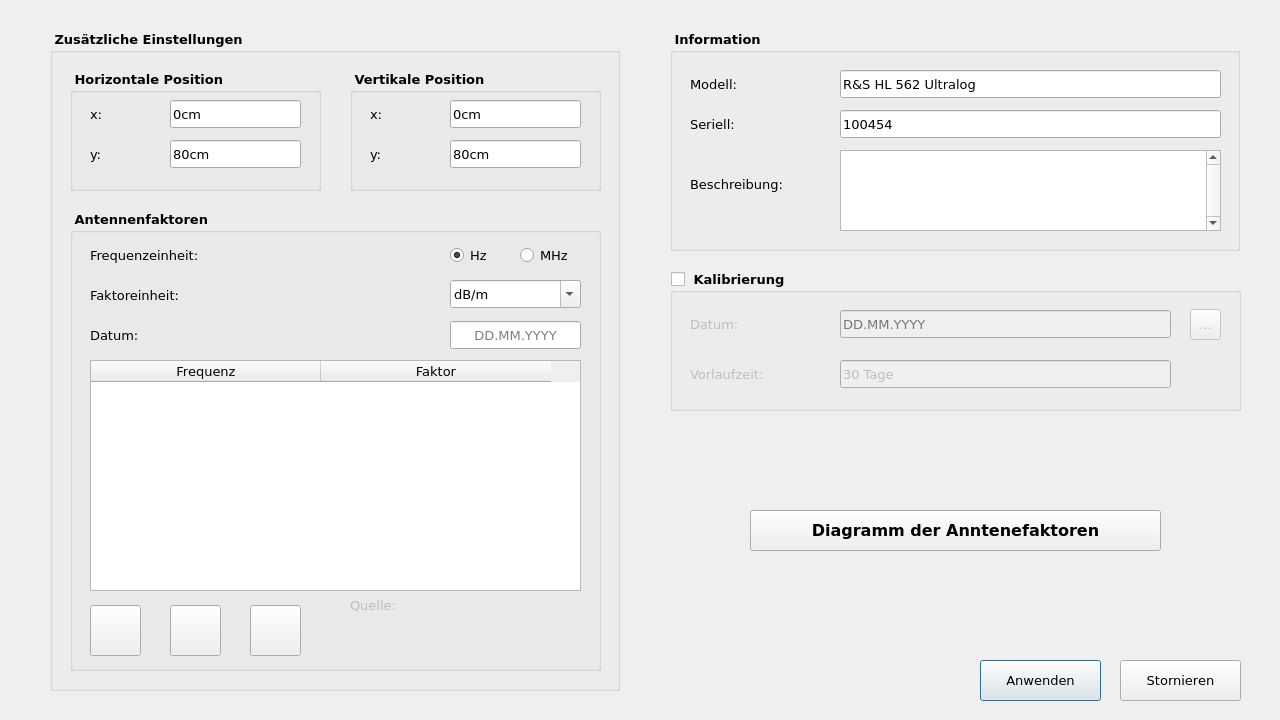
<?xml version="1.0" encoding="UTF-8"?>
<ui version="4.0">
 <class>EditAntenne</class>
 <widget class="QWidget" name="EditAntenne">
  <property name="windowModality">
   <enum>Qt::WindowModal</enum>
  </property>
  <property name="geometry">
   <rect>
    <x>0</x>
    <y>0</y>
    <width>1280</width>
    <height>720</height>
   </rect>
  </property>
  <property name="minimumSize">
   <size>
    <width>1280</width>
    <height>720</height>
   </size>
  </property>
  <property name="maximumSize">
   <size>
    <width>1280</width>
    <height>720</height>
   </size>
  </property>
  <property name="font">
   <font>
    <family>Verdana</family>
    <pointsize>10</pointsize>
   </font>
  </property>
  <property name="windowTitle">
   <string>Antenne bearbeiten</string>
  </property>
  <property name="windowIcon">
   <iconset>
    <normaloff>icon materials/3.png</normaloff>icon materials/3.png</iconset>
  </property>
  <widget class="QGroupBox" name="Information">
   <property name="enabled">
    <bool>true</bool>
   </property>
   <property name="geometry">
    <rect>
     <x>670</x>
     <y>30</y>
     <width>570</width>
     <height>221</height>
    </rect>
   </property>
   <property name="minimumSize">
    <size>
     <width>570</width>
     <height>221</height>
    </size>
   </property>
   <property name="maximumSize">
    <size>
     <width>570</width>
     <height>221</height>
    </size>
   </property>
   <property name="font">
    <font>
     <weight>75</weight>
     <bold>true</bold>
    </font>
   </property>
   <property name="title">
    <string> Information</string>
   </property>
   <property name="checkable">
    <bool>false</bool>
   </property>
   <widget class="QLabel" name="Seriell">
    <property name="geometry">
     <rect>
      <x>20</x>
      <y>80</y>
      <width>61</width>
      <height>28</height>
     </rect>
    </property>
    <property name="minimumSize">
     <size>
      <width>61</width>
      <height>28</height>
     </size>
    </property>
    <property name="maximumSize">
     <size>
      <width>61</width>
      <height>28</height>
     </size>
    </property>
    <property name="font">
     <font>
      <weight>50</weight>
      <bold>false</bold>
     </font>
    </property>
    <property name="text">
     <string>Seriell:</string>
    </property>
   </widget>
   <widget class="QLabel" name="Modell">
    <property name="geometry">
     <rect>
      <x>20</x>
      <y>40</y>
      <width>71</width>
      <height>28</height>
     </rect>
    </property>
    <property name="minimumSize">
     <size>
      <width>71</width>
      <height>28</height>
     </size>
    </property>
    <property name="maximumSize">
     <size>
      <width>71</width>
      <height>28</height>
     </size>
    </property>
    <property name="font">
     <font>
      <weight>50</weight>
      <bold>false</bold>
     </font>
    </property>
    <property name="text">
     <string>Modell:</string>
    </property>
   </widget>
   <widget class="QLabel" name="Beschreibung">
    <property name="geometry">
     <rect>
      <x>20</x>
      <y>140</y>
      <width>131</width>
      <height>28</height>
     </rect>
    </property>
    <property name="minimumSize">
     <size>
      <width>131</width>
      <height>28</height>
     </size>
    </property>
    <property name="maximumSize">
     <size>
      <width>131</width>
      <height>28</height>
     </size>
    </property>
    <property name="font">
     <font>
      <weight>50</weight>
      <bold>false</bold>
     </font>
    </property>
    <property name="text">
     <string>Beschreibung:</string>
    </property>
   </widget>
   <widget class="QLineEdit" name="ModellEdit">
    <property name="geometry">
     <rect>
      <x>170</x>
      <y>40</y>
      <width>381</width>
      <height>28</height>
     </rect>
    </property>
    <property name="minimumSize">
     <size>
      <width>381</width>
      <height>28</height>
     </size>
    </property>
    <property name="maximumSize">
     <size>
      <width>381</width>
      <height>28</height>
     </size>
    </property>
    <property name="font">
     <font>
      <weight>50</weight>
      <bold>false</bold>
     </font>
    </property>
    <property name="text">
     <string>R&amp;S HL 562 Ultralog</string>
    </property>
   </widget>
   <widget class="QLineEdit" name="SeriellEdit">
    <property name="geometry">
     <rect>
      <x>170</x>
      <y>80</y>
      <width>381</width>
      <height>28</height>
     </rect>
    </property>
    <property name="minimumSize">
     <size>
      <width>381</width>
      <height>28</height>
     </size>
    </property>
    <property name="maximumSize">
     <size>
      <width>381</width>
      <height>28</height>
     </size>
    </property>
    <property name="font">
     <font>
      <weight>50</weight>
      <bold>false</bold>
     </font>
    </property>
    <property name="text">
     <string>100454</string>
    </property>
   </widget>
   <widget class="QTextEdit" name="BeschreibungEdit">
    <property name="geometry">
     <rect>
      <x>170</x>
      <y>120</y>
      <width>381</width>
      <height>81</height>
     </rect>
    </property>
    <property name="minimumSize">
     <size>
      <width>381</width>
      <height>81</height>
     </size>
    </property>
    <property name="maximumSize">
     <size>
      <width>381</width>
      <height>81</height>
     </size>
    </property>
    <property name="font">
     <font>
      <weight>50</weight>
      <bold>false</bold>
     </font>
    </property>
    <property name="verticalScrollBarPolicy">
     <enum>Qt::ScrollBarAlwaysOn</enum>
    </property>
    <property name="horizontalScrollBarPolicy">
     <enum>Qt::ScrollBarAlwaysOff</enum>
    </property>
   </widget>
  </widget>
  <widget class="QGroupBox" name="Kalibrierung">
   <property name="geometry">
    <rect>
     <x>670</x>
     <y>270</y>
     <width>571</width>
     <height>141</height>
    </rect>
   </property>
   <property name="minimumSize">
    <size>
     <width>571</width>
     <height>141</height>
    </size>
   </property>
   <property name="maximumSize">
    <size>
     <width>571</width>
     <height>141</height>
    </size>
   </property>
   <property name="font">
    <font>
     <weight>75</weight>
     <bold>true</bold>
    </font>
   </property>
   <property name="title">
    <string> Kalibrierung</string>
   </property>
   <property name="checkable">
    <bool>true</bool>
   </property>
   <property name="checked">
    <bool>false</bool>
   </property>
   <widget class="QLineEdit" name="DatumEdit">
    <property name="geometry">
     <rect>
      <x>170</x>
      <y>40</y>
      <width>331</width>
      <height>28</height>
     </rect>
    </property>
    <property name="minimumSize">
     <size>
      <width>331</width>
      <height>28</height>
     </size>
    </property>
    <property name="maximumSize">
     <size>
      <width>331</width>
      <height>28</height>
     </size>
    </property>
    <property name="font">
     <font>
      <weight>50</weight>
      <bold>false</bold>
     </font>
    </property>
    <property name="layoutDirection">
     <enum>Qt::LeftToRight</enum>
    </property>
    <property name="text">
     <string/>
    </property>
    <property name="placeholderText">
     <string>DD.MM.YYYY</string>
    </property>
   </widget>
   <widget class="QToolButton" name="toolButton">
    <property name="geometry">
     <rect>
      <x>520</x>
      <y>39</y>
      <width>31</width>
      <height>31</height>
     </rect>
    </property>
    <property name="font">
     <font>
      <weight>50</weight>
      <bold>false</bold>
     </font>
    </property>
    <property name="text">
     <string>...</string>
    </property>
    <property name="icon">
     <iconset>
      <selectedon>icon materials/15.png</selectedon>
     </iconset>
    </property>
    <property name="iconSize">
     <size>
      <width>40</width>
      <height>40</height>
     </size>
    </property>
   </widget>
   <widget class="QLabel" name="Vorlaufzeit">
    <property name="geometry">
     <rect>
      <x>20</x>
      <y>90</y>
      <width>111</width>
      <height>28</height>
     </rect>
    </property>
    <property name="minimumSize">
     <size>
      <width>111</width>
      <height>28</height>
     </size>
    </property>
    <property name="maximumSize">
     <size>
      <width>111</width>
      <height>28</height>
     </size>
    </property>
    <property name="font">
     <font>
      <weight>50</weight>
      <bold>false</bold>
     </font>
    </property>
    <property name="text">
     <string>Vorlaufzeit:</string>
    </property>
   </widget>
   <widget class="QLineEdit" name="VorlaufzeitEdit">
    <property name="geometry">
     <rect>
      <x>170</x>
      <y>90</y>
      <width>331</width>
      <height>28</height>
     </rect>
    </property>
    <property name="minimumSize">
     <size>
      <width>331</width>
      <height>28</height>
     </size>
    </property>
    <property name="maximumSize">
     <size>
      <width>331</width>
      <height>28</height>
     </size>
    </property>
    <property name="font">
     <font>
      <weight>50</weight>
      <bold>false</bold>
     </font>
    </property>
    <property name="text">
     <string>30 Tage</string>
    </property>
   </widget>
   <widget class="QLabel" name="Datum">
    <property name="geometry">
     <rect>
      <x>20</x>
      <y>40</y>
      <width>71</width>
      <height>28</height>
     </rect>
    </property>
    <property name="minimumSize">
     <size>
      <width>71</width>
      <height>28</height>
     </size>
    </property>
    <property name="maximumSize">
     <size>
      <width>71</width>
      <height>28</height>
     </size>
    </property>
    <property name="font">
     <font>
      <weight>50</weight>
      <bold>false</bold>
     </font>
    </property>
    <property name="text">
     <string>Datum:</string>
    </property>
   </widget>
  </widget>
  <widget class="QGroupBox" name="Einstellungen">
   <property name="geometry">
    <rect>
     <x>50</x>
     <y>30</y>
     <width>570</width>
     <height>661</height>
    </rect>
   </property>
   <property name="minimumSize">
    <size>
     <width>570</width>
     <height>661</height>
    </size>
   </property>
   <property name="maximumSize">
    <size>
     <width>570</width>
     <height>661</height>
    </size>
   </property>
   <property name="font">
    <font>
     <weight>75</weight>
     <bold>true</bold>
    </font>
   </property>
   <property name="title">
    <string> Zusätzliche Einstellungen</string>
   </property>
   <widget class="QGroupBox" name="vertikal">
    <property name="geometry">
     <rect>
      <x>300</x>
      <y>40</y>
      <width>251</width>
      <height>121</height>
     </rect>
    </property>
    <property name="minimumSize">
     <size>
      <width>251</width>
      <height>121</height>
     </size>
    </property>
    <property name="maximumSize">
     <size>
      <width>251</width>
      <height>121</height>
     </size>
    </property>
    <property name="title">
     <string> Vertikale Position</string>
    </property>
    <widget class="QLabel" name="VX">
     <property name="geometry">
      <rect>
       <x>20</x>
       <y>30</y>
       <width>21</width>
       <height>28</height>
      </rect>
     </property>
     <property name="minimumSize">
      <size>
       <width>21</width>
       <height>28</height>
      </size>
     </property>
     <property name="maximumSize">
      <size>
       <width>21</width>
       <height>28</height>
      </size>
     </property>
     <property name="font">
      <font>
       <weight>50</weight>
       <bold>false</bold>
      </font>
     </property>
     <property name="text">
      <string>x:</string>
     </property>
    </widget>
    <widget class="QLineEdit" name="VXEdit">
     <property name="geometry">
      <rect>
       <x>100</x>
       <y>30</y>
       <width>131</width>
       <height>28</height>
      </rect>
     </property>
     <property name="minimumSize">
      <size>
       <width>131</width>
       <height>28</height>
      </size>
     </property>
     <property name="maximumSize">
      <size>
       <width>131</width>
       <height>28</height>
      </size>
     </property>
     <property name="font">
      <font>
       <weight>50</weight>
       <bold>false</bold>
      </font>
     </property>
     <property name="text">
      <string>0cm</string>
     </property>
    </widget>
   </widget>
   <widget class="QGroupBox" name="horizontal">
    <property name="geometry">
     <rect>
      <x>20</x>
      <y>40</y>
      <width>251</width>
      <height>121</height>
     </rect>
    </property>
    <property name="minimumSize">
     <size>
      <width>251</width>
      <height>121</height>
     </size>
    </property>
    <property name="maximumSize">
     <size>
      <width>251</width>
      <height>121</height>
     </size>
    </property>
    <property name="title">
     <string> Horizontale Position</string>
    </property>
    <widget class="QLabel" name="HX">
     <property name="geometry">
      <rect>
       <x>20</x>
       <y>30</y>
       <width>21</width>
       <height>28</height>
      </rect>
     </property>
     <property name="minimumSize">
      <size>
       <width>21</width>
       <height>28</height>
      </size>
     </property>
     <property name="maximumSize">
      <size>
       <width>21</width>
       <height>28</height>
      </size>
     </property>
     <property name="font">
      <font>
       <weight>50</weight>
       <bold>false</bold>
      </font>
     </property>
     <property name="text">
      <string>x:</string>
     </property>
    </widget>
    <widget class="QLineEdit" name="HXEdit">
     <property name="geometry">
      <rect>
       <x>100</x>
       <y>30</y>
       <width>131</width>
       <height>28</height>
      </rect>
     </property>
     <property name="minimumSize">
      <size>
       <width>131</width>
       <height>28</height>
      </size>
     </property>
     <property name="maximumSize">
      <size>
       <width>131</width>
       <height>28</height>
      </size>
     </property>
     <property name="font">
      <font>
       <weight>50</weight>
       <bold>false</bold>
      </font>
     </property>
     <property name="text">
      <string>0cm</string>
     </property>
    </widget>
   </widget>
   <widget class="QLabel" name="HY">
    <property name="geometry">
     <rect>
      <x>40</x>
      <y>110</y>
      <width>31</width>
      <height>28</height>
     </rect>
    </property>
    <property name="minimumSize">
     <size>
      <width>31</width>
      <height>28</height>
     </size>
    </property>
    <property name="maximumSize">
     <size>
      <width>31</width>
      <height>28</height>
     </size>
    </property>
    <property name="font">
     <font>
      <weight>50</weight>
      <bold>false</bold>
     </font>
    </property>
    <property name="text">
     <string>y:</string>
    </property>
   </widget>
   <widget class="QLabel" name="VY">
    <property name="geometry">
     <rect>
      <x>320</x>
      <y>110</y>
      <width>21</width>
      <height>28</height>
     </rect>
    </property>
    <property name="minimumSize">
     <size>
      <width>21</width>
      <height>28</height>
     </size>
    </property>
    <property name="maximumSize">
     <size>
      <width>21</width>
      <height>28</height>
     </size>
    </property>
    <property name="font">
     <font>
      <weight>50</weight>
      <bold>false</bold>
     </font>
    </property>
    <property name="text">
     <string>y:</string>
    </property>
   </widget>
   <widget class="QLineEdit" name="HYEdit">
    <property name="geometry">
     <rect>
      <x>120</x>
      <y>110</y>
      <width>131</width>
      <height>28</height>
     </rect>
    </property>
    <property name="minimumSize">
     <size>
      <width>131</width>
      <height>28</height>
     </size>
    </property>
    <property name="maximumSize">
     <size>
      <width>131</width>
      <height>28</height>
     </size>
    </property>
    <property name="font">
     <font>
      <weight>50</weight>
      <bold>false</bold>
     </font>
    </property>
    <property name="text">
     <string>80cm</string>
    </property>
   </widget>
   <widget class="QLineEdit" name="VYEdit">
    <property name="geometry">
     <rect>
      <x>400</x>
      <y>110</y>
      <width>131</width>
      <height>28</height>
     </rect>
    </property>
    <property name="minimumSize">
     <size>
      <width>131</width>
      <height>28</height>
     </size>
    </property>
    <property name="maximumSize">
     <size>
      <width>131</width>
      <height>28</height>
     </size>
    </property>
    <property name="font">
     <font>
      <weight>50</weight>
      <bold>false</bold>
     </font>
    </property>
    <property name="text">
     <string>80cm</string>
    </property>
   </widget>
   <widget class="QTableWidget" name="FaktorTabelle">
    <property name="geometry">
     <rect>
      <x>40</x>
      <y>330</y>
      <width>491</width>
      <height>231</height>
     </rect>
    </property>
    <property name="minimumSize">
     <size>
      <width>491</width>
      <height>231</height>
     </size>
    </property>
    <property name="maximumSize">
     <size>
      <width>491</width>
      <height>231</height>
     </size>
    </property>
    <property name="font">
     <font>
      <weight>50</weight>
      <bold>false</bold>
     </font>
    </property>
    <property name="horizontalScrollBarPolicy">
     <enum>Qt::ScrollBarAlwaysOff</enum>
    </property>
    <property name="showGrid">
     <bool>true</bool>
    </property>
    <attribute name="horizontalHeaderDefaultSectionSize">
     <number>230</number>
    </attribute>
    <column>
     <property name="text">
      <string>Frequenz</string>
     </property>
    </column>
    <column>
     <property name="text">
      <string>Faktor</string>
     </property>
    </column>
   </widget>
   <widget class="QToolButton" name="SaveParameter">
    <property name="geometry">
     <rect>
      <x>120</x>
      <y>575</y>
      <width>51</width>
      <height>51</height>
     </rect>
    </property>
    <property name="minimumSize">
     <size>
      <width>51</width>
      <height>51</height>
     </size>
    </property>
    <property name="maximumSize">
     <size>
      <width>51</width>
      <height>51</height>
     </size>
    </property>
    <property name="toolTip">
     <string>Speichern Sie die Korrekturtabelle in einer durch Tabulatoren getrennten Textdatei.</string>
    </property>
    <property name="text">
     <string/>
    </property>
    <property name="icon">
     <iconset>
      <selectedon>icon materials/11.png</selectedon>
     </iconset>
    </property>
    <property name="iconSize">
     <size>
      <width>51</width>
      <height>51</height>
     </size>
    </property>
   </widget>
   <widget class="QToolButton" name="importParameter">
    <property name="geometry">
     <rect>
      <x>40</x>
      <y>575</y>
      <width>51</width>
      <height>51</height>
     </rect>
    </property>
    <property name="minimumSize">
     <size>
      <width>51</width>
      <height>51</height>
     </size>
    </property>
    <property name="maximumSize">
     <size>
      <width>51</width>
      <height>51</height>
     </size>
    </property>
    <property name="toolTip">
     <string>Importieren Sie die Korrekturtabelle aus einer durch Tabulatoren getrennten Textdatei.</string>
    </property>
    <property name="text">
     <string/>
    </property>
    <property name="icon">
     <iconset>
      <selectedon>icon materials/13.png</selectedon>
     </iconset>
    </property>
    <property name="iconSize">
     <size>
      <width>51</width>
      <height>51</height>
     </size>
    </property>
   </widget>
   <widget class="QToolButton" name="clearParameter">
    <property name="geometry">
     <rect>
      <x>200</x>
      <y>575</y>
      <width>51</width>
      <height>51</height>
     </rect>
    </property>
    <property name="minimumSize">
     <size>
      <width>51</width>
      <height>51</height>
     </size>
    </property>
    <property name="maximumSize">
     <size>
      <width>51</width>
      <height>51</height>
     </size>
    </property>
    <property name="toolTip">
     <string>Löschen Sie die Korrekturtabelle.</string>
    </property>
    <property name="text">
     <string/>
    </property>
    <property name="icon">
     <iconset>
      <selectedon>icon materials/12.png</selectedon>
     </iconset>
    </property>
    <property name="iconSize">
     <size>
      <width>51</width>
      <height>51</height>
     </size>
    </property>
   </widget>
   <widget class="QGroupBox" name="AntennenFaktoren">
    <property name="geometry">
     <rect>
      <x>20</x>
      <y>180</y>
      <width>531</width>
      <height>461</height>
     </rect>
    </property>
    <property name="minimumSize">
     <size>
      <width>531</width>
      <height>461</height>
     </size>
    </property>
    <property name="maximumSize">
     <size>
      <width>531</width>
      <height>461</height>
     </size>
    </property>
    <property name="title">
     <string> Antennenfaktoren</string>
    </property>
    <widget class="QComboBox" name="UnitsEdit">
     <property name="geometry">
      <rect>
       <x>380</x>
       <y>70</y>
       <width>131</width>
       <height>28</height>
      </rect>
     </property>
     <property name="minimumSize">
      <size>
       <width>131</width>
       <height>28</height>
      </size>
     </property>
     <property name="maximumSize">
      <size>
       <width>131</width>
       <height>28</height>
      </size>
     </property>
     <property name="font">
      <font>
       <weight>50</weight>
       <bold>false</bold>
      </font>
     </property>
     <property name="editable">
      <bool>true</bool>
     </property>
     <property name="duplicatesEnabled">
      <bool>false</bool>
     </property>
     <item>
      <property name="text">
       <string>dB/m</string>
      </property>
     </item>
    </widget>
    <widget class="QLabel" name="Units">
     <property name="geometry">
      <rect>
       <x>20</x>
       <y>70</y>
       <width>131</width>
       <height>31</height>
      </rect>
     </property>
     <property name="minimumSize">
      <size>
       <width>91</width>
       <height>31</height>
      </size>
     </property>
     <property name="maximumSize">
      <size>
       <width>1111</width>
       <height>31</height>
      </size>
     </property>
     <property name="font">
      <font>
       <weight>50</weight>
       <bold>false</bold>
      </font>
     </property>
     <property name="text">
      <string>Faktoreinheit:</string>
     </property>
    </widget>
    <widget class="QLabel" name="AntemmenfaktorenDatumLabel">
     <property name="geometry">
      <rect>
       <x>20</x>
       <y>110</y>
       <width>81</width>
       <height>31</height>
      </rect>
     </property>
     <property name="minimumSize">
      <size>
       <width>81</width>
       <height>31</height>
      </size>
     </property>
     <property name="maximumSize">
      <size>
       <width>81</width>
       <height>31</height>
      </size>
     </property>
     <property name="font">
      <font>
       <weight>50</weight>
       <bold>false</bold>
      </font>
     </property>
     <property name="text">
      <string>Datum:</string>
     </property>
    </widget>
    <widget class="QLabel" name="FrequenzUnitsLabel">
     <property name="geometry">
      <rect>
       <x>20</x>
       <y>30</y>
       <width>151</width>
       <height>31</height>
      </rect>
     </property>
     <property name="minimumSize">
      <size>
       <width>151</width>
       <height>31</height>
      </size>
     </property>
     <property name="font">
      <font>
       <weight>50</weight>
       <bold>false</bold>
      </font>
     </property>
     <property name="text">
      <string>Frequenzeinheit:</string>
     </property>
    </widget>
    <widget class="QRadioButton" name="MHzRadioButton">
     <property name="geometry">
      <rect>
       <x>450</x>
       <y>30</y>
       <width>71</width>
       <height>31</height>
      </rect>
     </property>
     <property name="minimumSize">
      <size>
       <width>71</width>
       <height>31</height>
      </size>
     </property>
     <property name="maximumSize">
      <size>
       <width>71</width>
       <height>31</height>
      </size>
     </property>
     <property name="font">
      <font>
       <weight>50</weight>
       <bold>false</bold>
      </font>
     </property>
     <property name="text">
      <string>MHz</string>
     </property>
    </widget>
    <widget class="QRadioButton" name="HzRadioButton_2">
     <property name="geometry">
      <rect>
       <x>380</x>
       <y>30</y>
       <width>51</width>
       <height>31</height>
      </rect>
     </property>
     <property name="minimumSize">
      <size>
       <width>51</width>
       <height>31</height>
      </size>
     </property>
     <property name="maximumSize">
      <size>
       <width>51</width>
       <height>31</height>
      </size>
     </property>
     <property name="font">
      <font>
       <weight>50</weight>
       <bold>false</bold>
      </font>
     </property>
     <property name="text">
      <string>Hz</string>
     </property>
     <property name="checked">
      <bool>true</bool>
     </property>
    </widget>
    <widget class="QLineEdit" name="AntemmenfaktorenDatumEdit">
     <property name="geometry">
      <rect>
       <x>380</x>
       <y>111</y>
       <width>131</width>
       <height>28</height>
      </rect>
     </property>
     <property name="minimumSize">
      <size>
       <width>131</width>
       <height>28</height>
      </size>
     </property>
     <property name="maximumSize">
      <size>
       <width>131</width>
       <height>28</height>
      </size>
     </property>
     <property name="font">
      <font>
       <weight>50</weight>
       <bold>false</bold>
      </font>
     </property>
     <property name="layoutDirection">
      <enum>Qt::LeftToRight</enum>
     </property>
     <property name="text">
      <string/>
     </property>
     <property name="alignment">
      <set>Qt::AlignCenter</set>
     </property>
     <property name="readOnly">
      <bool>true</bool>
     </property>
     <property name="placeholderText">
      <string>DD.MM.YYYY</string>
     </property>
    </widget>
    <widget class="QLabel" name="FaktorQuelleLabel">
     <property name="enabled">
      <bool>false</bool>
     </property>
     <property name="geometry">
      <rect>
       <x>280</x>
       <y>380</y>
       <width>231</width>
       <height>31</height>
      </rect>
     </property>
     <property name="font">
      <font>
       <weight>50</weight>
       <bold>false</bold>
      </font>
     </property>
     <property name="text">
      <string>Quelle:</string>
     </property>
    </widget>
   </widget>
   <zorder>AntennenFaktoren</zorder>
   <zorder>vertikal</zorder>
   <zorder>horizontal</zorder>
   <zorder>HY</zorder>
   <zorder>VY</zorder>
   <zorder>HYEdit</zorder>
   <zorder>VYEdit</zorder>
   <zorder>FaktorTabelle</zorder>
   <zorder>SaveParameter</zorder>
   <zorder>importParameter</zorder>
   <zorder>clearParameter</zorder>
  </widget>
  <widget class="QLabel" name="icon">
   <property name="geometry">
    <rect>
     <x>870</x>
     <y>450</y>
     <width>170</width>
     <height>170</height>
    </rect>
   </property>
   <property name="minimumSize">
    <size>
     <width>0</width>
     <height>170</height>
    </size>
   </property>
   <property name="maximumSize">
    <size>
     <width>170000</width>
     <height>170</height>
    </size>
   </property>
   <property name="text">
    <string/>
   </property>
  </widget>
  <widget class="QPushButton" name="CancelButton">
   <property name="geometry">
    <rect>
     <x>1120</x>
     <y>660</y>
     <width>121</width>
     <height>41</height>
    </rect>
   </property>
   <property name="minimumSize">
    <size>
     <width>121</width>
     <height>41</height>
    </size>
   </property>
   <property name="maximumSize">
    <size>
     <width>121</width>
     <height>41</height>
    </size>
   </property>
   <property name="text">
    <string>Stornieren</string>
   </property>
  </widget>
  <widget class="QPushButton" name="ApplyButton">
   <property name="geometry">
    <rect>
     <x>980</x>
     <y>660</y>
     <width>121</width>
     <height>41</height>
    </rect>
   </property>
   <property name="minimumSize">
    <size>
     <width>121</width>
     <height>41</height>
    </size>
   </property>
   <property name="maximumSize">
    <size>
     <width>121</width>
     <height>41</height>
    </size>
   </property>
   <property name="text">
    <string>Anwenden</string>
   </property>
   <property name="default">
    <bool>true</bool>
   </property>
  </widget>
  <widget class="QToolButton" name="DiagrammToolButton">
   <property name="geometry">
    <rect>
     <x>750</x>
     <y>510</y>
     <width>411</width>
     <height>41</height>
    </rect>
   </property>
   <property name="minimumSize">
    <size>
     <width>411</width>
     <height>41</height>
    </size>
   </property>
   <property name="maximumSize">
    <size>
     <width>411</width>
     <height>41</height>
    </size>
   </property>
   <property name="font">
    <font>
     <pointsize>12</pointsize>
     <weight>75</weight>
     <bold>true</bold>
    </font>
   </property>
   <property name="text">
    <string>Diagramm der Anntenefaktoren</string>
   </property>
   <property name="icon">
    <iconset>
     <selectedon>../icon_materials/32.png</selectedon>
    </iconset>
   </property>
   <property name="iconSize">
    <size>
     <width>41</width>
     <height>41</height>
    </size>
   </property>
   <property name="toolButtonStyle">
    <enum>Qt::ToolButtonTextBesideIcon</enum>
   </property>
  </widget>
 </widget>
 <resources/>
 <connections>
  <connection>
   <sender>CancelButton</sender>
   <signal>clicked(bool)</signal>
   <receiver>EditAntenne</receiver>
   <slot>close()</slot>
   <hints>
    <hint type="sourcelabel">
     <x>1158</x>
     <y>676</y>
    </hint>
    <hint type="destinationlabel">
     <x>812</x>
     <y>618</y>
    </hint>
   </hints>
  </connection>
 </connections>
</ui>
